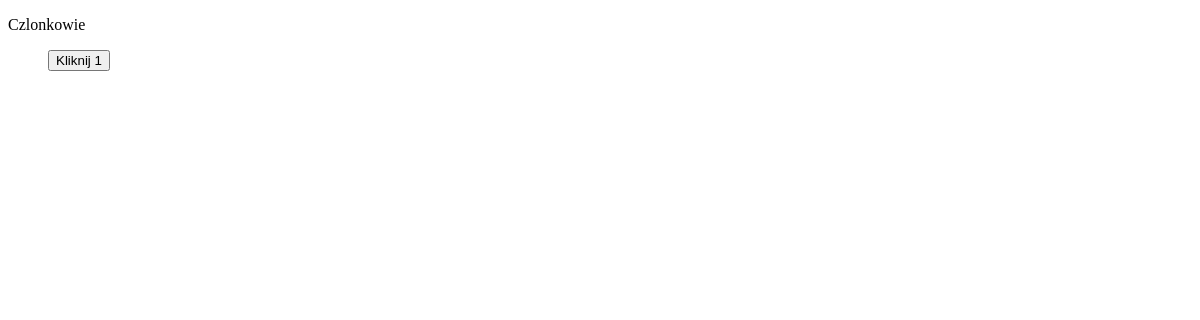
Page /Koty/ on the earlier database version.
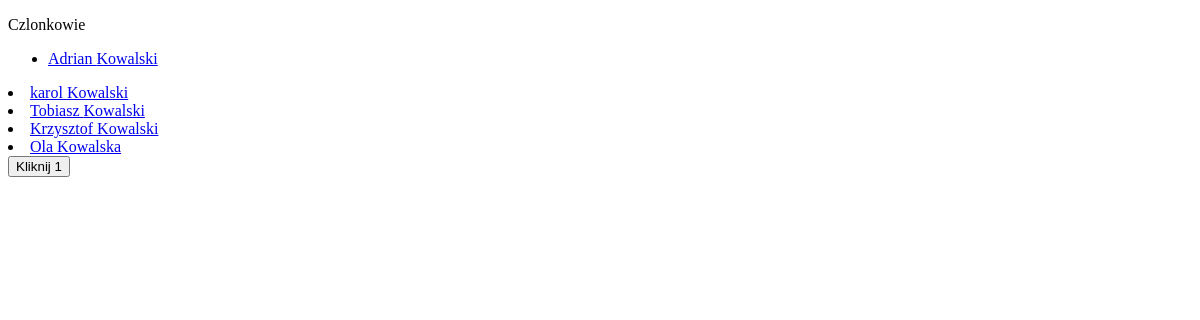
Same page on the later database version.
### Koty/models.py (models this page shows)
class Czlonek(models.Model):
    imie = models.CharField(max_length=255)
    nazwisko = models.CharField(max_length=255)
    telefon = models.IntegerField(null=True)
    joined_date = models.DateField(null=True)

### Koty/views.py (the view)
# urls.py: path('Koty/', views.Koty, name='Koty' ),
def Koty(request):
    template = loader.get_template('Koty.html')
    czlonkowie = Czlonek.objects.all().values()
    context = {
        'czlonkowie': czlonkowie,
    }
    return HttpResponse(template.render(context, request))

### Koty/templates/Koty.html (shortened to what this page needs)
{% extends "master.html" %}
{% load static %}
{% block content %}
    <p> Czlonkowie </p>
    <ul>
    {% for x in czlonkowie %}
    <li>  <a href="details/{{ x.id }}"> {{ x.imie }} {{ x.nazwisko }}</a>  </li>
    </ul>
    {% endfor %}
    <button onclick="myFunction()">Kliknij 1</button>
{% endblock %}

### Koty/templates/master.html (shortened to what this page needs)
<!DOCTYPE html>
<html lang="en">
{% load static %}
<head>
</head>
<body>
{% block content %}  {% endblock %}
</body>
</html>

Differences in the rows shown:
added Czlonek: imie "Adrian", nazwisko "Kowalski"
added Czlonek: imie "karol", nazwisko "Kowalski"
added Czlonek: imie "Tobiasz", nazwisko "Kowalski"
added Czlonek: imie "Krzysztof", nazwisko "Kowalski"
added Czlonek: imie "Ola", nazwisko "Kowalska"
